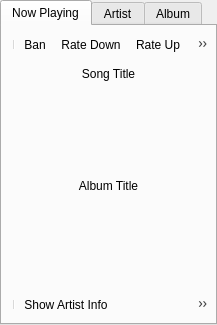
<ui version="4.0" >
 <class>Info</class>
 <widget class="QWidget" name="Info" >
  <property name="geometry" >
   <rect>
    <x>0</x>
    <y>0</y>
    <width>217</width>
    <height>325</height>
   </rect>
  </property>
  <property name="windowTitle" >
   <string>Info</string>
  </property>
  <layout class="QVBoxLayout" >
   <property name="spacing" >
    <number>0</number>
   </property>
   <property name="leftMargin" >
    <number>0</number>
   </property>
   <property name="topMargin" >
    <number>0</number>
   </property>
   <property name="rightMargin" >
    <number>0</number>
   </property>
   <property name="bottomMargin" >
    <number>0</number>
   </property>
   <item>
    <widget class="QTabWidget" name="tabWidget" >
     <property name="currentIndex" >
      <number>0</number>
     </property>
     <widget class="QWidget" name="tab" >
      <attribute name="title" >
       <string>Now Playing</string>
      </attribute>
      <layout class="QVBoxLayout" >
       <property name="spacing" >
        <number>4</number>
       </property>
       <property name="leftMargin" >
        <number>4</number>
       </property>
       <property name="topMargin" >
        <number>4</number>
       </property>
       <property name="rightMargin" >
        <number>4</number>
       </property>
       <property name="bottomMargin" >
        <number>4</number>
       </property>
       <item>
        <widget class="QToolBar" name="col_toolbar" >
         <addaction name="separator" />
         <addaction name="actionBan" />
         <addaction name="actionRateDown" />
         <addaction name="actionRateUp" />
         <addaction name="actionLoveIt" />
        </widget>
       </item>
       <item>
        <layout class="QHBoxLayout" >
         <property name="spacing" >
          <number>0</number>
         </property>
         <property name="leftMargin" >
          <number>0</number>
         </property>
         <property name="topMargin" >
          <number>0</number>
         </property>
         <property name="rightMargin" >
          <number>0</number>
         </property>
         <property name="bottomMargin" >
          <number>0</number>
         </property>
         <item>
          <spacer>
           <property name="orientation" >
            <enum>Qt::Horizontal</enum>
           </property>
           <property name="sizeHint" >
            <size>
             <width>1</width>
             <height>1</height>
            </size>
           </property>
          </spacer>
         </item>
         <item>
          <widget class="QFrame" name="frame_0" >
           <property name="sizePolicy" >
            <sizepolicy vsizetype="MinimumExpanding" hsizetype="MinimumExpanding" >
             <horstretch>0</horstretch>
             <verstretch>0</verstretch>
            </sizepolicy>
           </property>
           <property name="minimumSize" >
            <size>
             <width>0</width>
             <height>0</height>
            </size>
           </property>
           <property name="frameShape" >
            <enum>QFrame::NoFrame</enum>
           </property>
           <property name="frameShadow" >
            <enum>QFrame::Raised</enum>
           </property>
           <layout class="QVBoxLayout" >
            <property name="spacing" >
             <number>0</number>
            </property>
            <property name="leftMargin" >
             <number>0</number>
            </property>
            <property name="topMargin" >
             <number>0</number>
            </property>
            <property name="rightMargin" >
             <number>0</number>
            </property>
            <property name="bottomMargin" >
             <number>0</number>
            </property>
            <item>
             <widget class="QFrame" name="frame_3" >
              <property name="sizePolicy" >
               <sizepolicy vsizetype="Maximum" hsizetype="MinimumExpanding" >
                <horstretch>0</horstretch>
                <verstretch>0</verstretch>
               </sizepolicy>
              </property>
              <property name="minimumSize" >
               <size>
                <width>0</width>
                <height>0</height>
               </size>
              </property>
              <property name="frameShape" >
               <enum>QFrame::NoFrame</enum>
              </property>
              <property name="frameShadow" >
               <enum>QFrame::Raised</enum>
              </property>
              <layout class="QVBoxLayout" >
               <property name="spacing" >
                <number>0</number>
               </property>
               <property name="leftMargin" >
                <number>4</number>
               </property>
               <property name="topMargin" >
                <number>4</number>
               </property>
               <property name="rightMargin" >
                <number>4</number>
               </property>
               <property name="bottomMargin" >
                <number>4</number>
               </property>
               <item>
                <widget class="QLabel" name="label_so1" >
                 <property name="sizePolicy" >
                  <sizepolicy vsizetype="Maximum" hsizetype="Preferred" >
                   <horstretch>0</horstretch>
                   <verstretch>0</verstretch>
                  </sizepolicy>
                 </property>
                 <property name="text" >
                  <string>Song Title</string>
                 </property>
                 <property name="alignment" >
                  <set>Qt::AlignCenter</set>
                 </property>
                </widget>
               </item>
               <item>
                <widget class="StarEditor" native="1" name="songRating" />
               </item>
              </layout>
             </widget>
            </item>
            <item>
             <widget class="QFrame" name="frame_2" >
              <property name="sizePolicy" >
               <sizepolicy vsizetype="MinimumExpanding" hsizetype="MinimumExpanding" >
                <horstretch>0</horstretch>
                <verstretch>0</verstretch>
               </sizepolicy>
              </property>
              <property name="minimumSize" >
               <size>
                <width>0</width>
                <height>0</height>
               </size>
              </property>
              <property name="frameShape" >
               <enum>QFrame::NoFrame</enum>
              </property>
              <property name="frameShadow" >
               <enum>QFrame::Raised</enum>
              </property>
              <layout class="QVBoxLayout" >
               <property name="spacing" >
                <number>0</number>
               </property>
               <property name="leftMargin" >
                <number>0</number>
               </property>
               <property name="topMargin" >
                <number>0</number>
               </property>
               <property name="rightMargin" >
                <number>0</number>
               </property>
               <property name="bottomMargin" >
                <number>0</number>
               </property>
               <item>
                <widget class="QLabel" name="label_al0" >
                 <property name="sizePolicy" >
                  <sizepolicy vsizetype="Fixed" hsizetype="Fixed" >
                   <horstretch>0</horstretch>
                   <verstretch>0</verstretch>
                  </sizepolicy>
                 </property>
                 <property name="minimumSize" >
                  <size>
                   <width>64</width>
                   <height>64</height>
                  </size>
                 </property>
                 <property name="maximumSize" >
                  <size>
                   <width>65535</width>
                   <height>65535</height>
                  </size>
                 </property>
                 <property name="text" >
                  <string/>
                 </property>
                 <property name="pixmap" >
                  <pixmap resource="resource.qrc" >:/icons/def_album.png</pixmap>
                 </property>
                 <property name="scaledContents" >
                  <bool>true</bool>
                 </property>
                 <property name="alignment" >
                  <set>Qt::AlignCenter</set>
                 </property>
                </widget>
               </item>
              </layout>
             </widget>
            </item>
            <item>
             <widget class="QFrame" name="frame_5" >
              <property name="sizePolicy" >
               <sizepolicy vsizetype="Maximum" hsizetype="Preferred" >
                <horstretch>0</horstretch>
                <verstretch>0</verstretch>
               </sizepolicy>
              </property>
              <property name="frameShape" >
               <enum>QFrame::NoFrame</enum>
              </property>
              <property name="frameShadow" >
               <enum>QFrame::Raised</enum>
              </property>
              <layout class="QVBoxLayout" >
               <property name="spacing" >
                <number>0</number>
               </property>
               <property name="leftMargin" >
                <number>4</number>
               </property>
               <property name="topMargin" >
                <number>4</number>
               </property>
               <property name="rightMargin" >
                <number>4</number>
               </property>
               <property name="bottomMargin" >
                <number>4</number>
               </property>
               <item>
                <widget class="QLabel" name="label_al1" >
                 <property name="sizePolicy" >
                  <sizepolicy vsizetype="Maximum" hsizetype="Preferred" >
                   <horstretch>0</horstretch>
                   <verstretch>0</verstretch>
                  </sizepolicy>
                 </property>
                 <property name="text" >
                  <string>Album Title</string>
                 </property>
                 <property name="alignment" >
                  <set>Qt::AlignCenter</set>
                 </property>
                </widget>
               </item>
               <item>
                <widget class="StarEditor" native="1" name="albumRating" />
               </item>
              </layout>
             </widget>
            </item>
            <item>
             <spacer>
              <property name="orientation" >
               <enum>Qt::Vertical</enum>
              </property>
              <property name="sizeType" >
               <enum>QSizePolicy::MinimumExpanding</enum>
              </property>
              <property name="sizeHint" >
               <size>
                <width>1</width>
                <height>1</height>
               </size>
              </property>
             </spacer>
            </item>
           </layout>
          </widget>
         </item>
         <item>
          <spacer>
           <property name="orientation" >
            <enum>Qt::Horizontal</enum>
           </property>
           <property name="sizeType" >
            <enum>QSizePolicy::MinimumExpanding</enum>
           </property>
           <property name="sizeHint" >
            <size>
             <width>1</width>
             <height>1</height>
            </size>
           </property>
          </spacer>
         </item>
        </layout>
       </item>
       <item>
        <widget class="QToolBar" name="col_toolbar2" >
         <addaction name="separator" />
         <addaction name="actionShowArtistInfo" />
         <addaction name="actionShowAlbumInfo" />
         <addaction name="actionShowLyrics" />
        </widget>
       </item>
      </layout>
     </widget>
     <widget class="QWidget" name="tab_2" >
      <attribute name="title" >
       <string>Artist</string>
      </attribute>
      <layout class="QVBoxLayout" >
       <property name="spacing" >
        <number>4</number>
       </property>
       <property name="leftMargin" >
        <number>4</number>
       </property>
       <property name="topMargin" >
        <number>4</number>
       </property>
       <property name="rightMargin" >
        <number>4</number>
       </property>
       <property name="bottomMargin" >
        <number>4</number>
       </property>
       <item>
        <widget class="QTextBrowser" name="textEdit" >
         <property name="autoFormatting" >
          <set>QTextEdit::AutoAll</set>
         </property>
         <property name="readOnly" >
          <bool>true</bool>
         </property>
         <property name="openExternalLinks" >
          <bool>true</bool>
         </property>
        </widget>
       </item>
      </layout>
     </widget>
     <widget class="QWidget" name="tab_3" >
      <attribute name="title" >
       <string>Album</string>
      </attribute>
      <layout class="QVBoxLayout" >
       <property name="spacing" >
        <number>4</number>
       </property>
       <property name="leftMargin" >
        <number>4</number>
       </property>
       <property name="topMargin" >
        <number>4</number>
       </property>
       <property name="rightMargin" >
        <number>4</number>
       </property>
       <property name="bottomMargin" >
        <number>4</number>
       </property>
       <item>
        <widget class="QTextBrowser" name="textEdit_2" >
         <property name="autoFormatting" >
          <set>QTextEdit::AutoAll</set>
         </property>
         <property name="readOnly" >
          <bool>true</bool>
         </property>
         <property name="openExternalLinks" >
          <bool>true</bool>
         </property>
        </widget>
       </item>
      </layout>
     </widget>
    </widget>
   </item>
  </layout>
  <action name="actionRateUp" >
   <property name="icon" >
    <iconset resource="resource.qrc" >:/icons/star.png</iconset>
   </property>
   <property name="text" >
    <string>Rate Up</string>
   </property>
   <property name="toolTip" >
    <string>Rate Up</string>
   </property>
  </action>
  <action name="actionRateDown" >
   <property name="icon" >
    <iconset resource="resource.qrc" >:/icons/antistar.png</iconset>
   </property>
   <property name="text" >
    <string>Rate Down</string>
   </property>
   <property name="toolTip" >
    <string>Rate Down</string>
   </property>
  </action>
  <action name="actionLoveIt" >
   <property name="icon" >
    <iconset resource="resource.qrc" >:/icons/heart.png</iconset>
   </property>
   <property name="text" >
    <string>Love it</string>
   </property>
  </action>
  <action name="actionBan" >
   <property name="icon" >
    <iconset resource="resource.qrc" >:/icons/deltab.png</iconset>
   </property>
   <property name="text" >
    <string>Ban</string>
   </property>
  </action>
  <action name="actionShowArtistInfo" >
   <property name="icon" >
    <iconset resource="resource.qrc" >:/icons/def_artist.png</iconset>
   </property>
   <property name="text" >
    <string>Show Artist Info</string>
   </property>
  </action>
  <action name="actionShowAlbumInfo" >
   <property name="icon" >
    <iconset resource="resource.qrc" >:/icons/def_album.png</iconset>
   </property>
   <property name="text" >
    <string>Show Album Info</string>
   </property>
  </action>
  <action name="actionShowLyrics" >
   <property name="icon" >
    <iconset resource="resource.qrc" >:/icons/def_song.png</iconset>
   </property>
   <property name="text" >
    <string>Show Lyrics</string>
   </property>
  </action>
 </widget>
 <customwidgets>
  <customwidget>
   <class>StarEditor</class>
   <extends>QWidget</extends>
   <header>stareditor.h</header>
   <container>1</container>
  </customwidget>
 </customwidgets>
 <resources>
  <include location="resource.qrc" />
 </resources>
 <connections>
  <connection>
   <sender>tabWidget</sender>
   <signal>currentChanged(int)</signal>
   <receiver>Info</receiver>
   <slot>tabChanged(int)</slot>
   <hints>
    <hint type="sourcelabel" >
     <x>161</x>
     <y>191</y>
    </hint>
    <hint type="destinationlabel" >
     <x>161</x>
     <y>191</y>
    </hint>
   </hints>
  </connection>
  <connection>
   <sender>actionBan</sender>
   <signal>triggered()</signal>
   <receiver>Info</receiver>
   <slot>slot_ban()</slot>
   <hints>
    <hint type="sourcelabel" >
     <x>-1</x>
     <y>-1</y>
    </hint>
    <hint type="destinationlabel" >
     <x>112</x>
     <y>126</y>
    </hint>
   </hints>
  </connection>
  <connection>
   <sender>actionLoveIt</sender>
   <signal>triggered()</signal>
   <receiver>Info</receiver>
   <slot>slot_loveIt()</slot>
   <hints>
    <hint type="sourcelabel" >
     <x>-1</x>
     <y>-1</y>
    </hint>
    <hint type="destinationlabel" >
     <x>112</x>
     <y>126</y>
    </hint>
   </hints>
  </connection>
  <connection>
   <sender>actionRateDown</sender>
   <signal>triggered()</signal>
   <receiver>Info</receiver>
   <slot>slot_rateDown()</slot>
   <hints>
    <hint type="sourcelabel" >
     <x>-1</x>
     <y>-1</y>
    </hint>
    <hint type="destinationlabel" >
     <x>112</x>
     <y>126</y>
    </hint>
   </hints>
  </connection>
  <connection>
   <sender>actionRateUp</sender>
   <signal>triggered()</signal>
   <receiver>Info</receiver>
   <slot>slot_rateUp()</slot>
   <hints>
    <hint type="sourcelabel" >
     <x>-1</x>
     <y>-1</y>
    </hint>
    <hint type="destinationlabel" >
     <x>112</x>
     <y>126</y>
    </hint>
   </hints>
  </connection>
  <connection>
   <sender>actionShowArtistInfo</sender>
   <signal>triggered()</signal>
   <receiver>Info</receiver>
   <slot>showArtist()</slot>
   <hints>
    <hint type="sourcelabel" >
     <x>-1</x>
     <y>-1</y>
    </hint>
    <hint type="destinationlabel" >
     <x>108</x>
     <y>162</y>
    </hint>
   </hints>
  </connection>
  <connection>
   <sender>actionShowAlbumInfo</sender>
   <signal>triggered()</signal>
   <receiver>Info</receiver>
   <slot>showAlbum()</slot>
   <hints>
    <hint type="sourcelabel" >
     <x>-1</x>
     <y>-1</y>
    </hint>
    <hint type="destinationlabel" >
     <x>108</x>
     <y>162</y>
    </hint>
   </hints>
  </connection>
  <connection>
   <sender>actionShowLyrics</sender>
   <signal>triggered()</signal>
   <receiver>Info</receiver>
   <slot>showLyric()</slot>
   <hints>
    <hint type="sourcelabel" >
     <x>-1</x>
     <y>-1</y>
    </hint>
    <hint type="destinationlabel" >
     <x>108</x>
     <y>162</y>
    </hint>
   </hints>
  </connection>
 </connections>
</ui>
